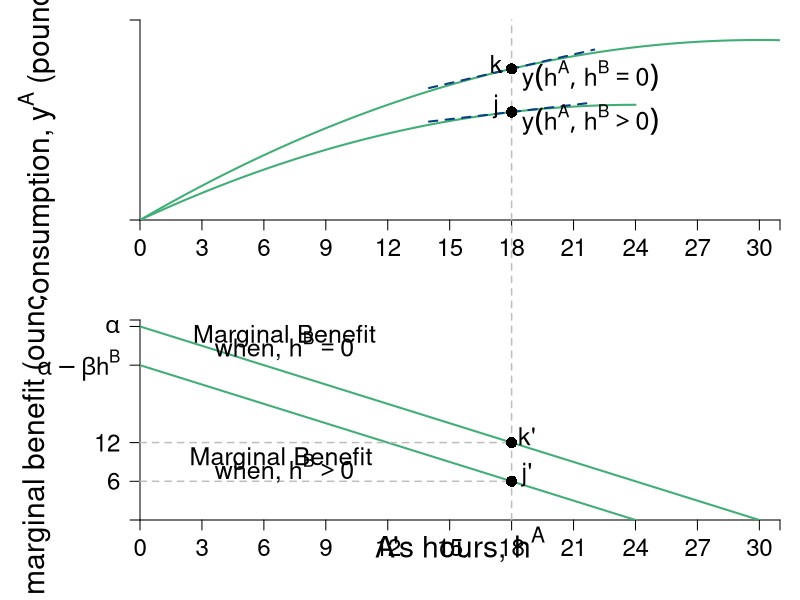

Reproduce this figure in R.
require(shape)
pdf(file = "coordination_failures/production_mb.pdf", width = 9, height = 12)

#Set parameters for graphics
pointsize <- 1.8
axislabelsize <- 1.8
labelsize <- 1.5
namesize <- 1.8
annotatesize <- 1.5
graphlinewidth <- 2
segmentlinewidth <- 1.5

COL <- c("#7fc97f", "#beaed4", "#fdc086", "#ffff99", "#386cb0", "#f0027f", "#bf5b17", "#666666")
COLA <- c("#e0f3db", "#99d8c9","#66c2a4","#41ae76", "#238b45", "#005824")
COLB <- c("#4eb3d3", "#2b8cbe", "#0868ac","#084081")


#Need to create a stacked graph and 
#use the option mfrow = c(2,1) for that
par(mar =  c(4, 7, 1, 1), mfrow = c(2,1))

indiffA <- function(ea, uA = 46.08) {
  uA + (1/2)*(ea)^2
}

output <- function(ea, eb = 12, alpha = 30, beta = 1/2){
  (alpha - beta*(ea+eb))*ea
}

uA <- function(ea, ya = output) {
  ya - 0.5*(ea)^2
}

mrsA <- function(ea){
  ea
}

slopeline <- function(ea, yint = 0.5, slope = 2){
  yint + slope*ea
}


xlims <- c(0, 31)
ylims <- c(0, 500)

npts <- 501 
x <- seq(xlims[1], xlims[2], length.out = npts)
y <- seq(ylims[1], ylims[2], length.out = npts) 
a <- c(uA(ea = 12, output(ea = 12, eb = 12)), uA(ea = 15, output(ea = 15, eb = 0)), 300)

plot(0, 0, xlim = xlims, ylim = ylims, type = "n",
     xlab = expression(paste("")),
     ylab = expression(paste("")), 
     xaxt = "n", 
     yaxt = "n", 
     cex.lab = axislabelsize, 
     bty = "n",
     xaxs="i", 
     yaxs="i")

# ticksy <- seq(from = 0, to = ylims[2], by = 2)
# ylabels <- seq(from = 0, to = ylims[2], by = 2)
ticksx <- c(seq(xlims[1], xlims[2], 3), xlims[2])
xlabels <- c(seq(xlims[1], xlims[2], 3), NA)
ticksy <- c(0, ylims[2])
ylabels <- c(NA, NA)
# ticksy <- c(0, 144, 225, 300, ylims[2])
# ylabels <- c(NA, expression(paste(y[1]^A)), expression(paste(y[2]^A)), expression(paste(y[3]^A)), NA)
# ticksx <- c(0, 6.9, 12, 9.6, 16, 24, 26)
# xlabels <- c(NA, expression(paste(e^A,"*")), expression(paste(1/2*beta)), expression(paste(e^{AN})), expression(paste(alpha)), expression(paste(1/beta)), NA)

axis(1, at = ticksx, pos = 0, labels = xlabels, cex.axis= labelsize - 0.05)
axis(2, at = ticksy, pos = 0, labels = ylabels, las = 1, cex.axis= labelsize - 0.05)

npts <- 500 
xx1 <- seq(xlims[1], xlims[2], length.out = npts)
xx2 <- seq(xlims[1], 24, length.out = npts)
xx3 <- seq(14, 22, length.out = npts)

lines(xx1, output(xx1, eb = 0), col = COLA[4], lwd = graphlinewidth)
lines(xx2, output(xx2, eb = 12), col = COLA[4], lwd = graphlinewidth)

segments(18, -500, 18, 500, lty = 2, col = "gray", lwd = segmentlinewidth, xpd = 350)
# segments(0, output(ea = 18), 18, output(ea = 18), lty = 2, col = "gray", lwd = segmentlinewidth, xpd = 350)
# segments(0, output(ea = 18, eb = 0), 18, output(ea = 18, eb = 0), lty = 2, col = "gray", lwd = segmentlinewidth, xpd = 350)

lines(xx3, slopeline(ea = xx3, slope = 6, yint = 162), lty = 2, col = COLB[4], lwd = graphlinewidth)
lines(xx3, slopeline(ea = xx3, slope = 12, yint = 162), lty = 2, col = COLB[4], lwd = graphlinewidth)

text(-5, 0.5*ylims[2], expression(paste("Consumption, ", y^A," (pounds, lb)")), xpd = TRUE, cex = axislabelsize, srt = 90)


points(18, output(ea = 18), pch = 16, col = "black", cex = 1.5)
text(18 - 0.75, output(ea = 18) + 14, expression(paste(j)), cex = annotatesize)

points(18, output(ea = 18, eb = 0), pch = 16, col = "black", cex = 1.5)
text(18 - 0.75, output(ea = 18, eb = 0) + 12, expression(paste(k)), cex = annotatesize)

text(21.8, 360, expression(paste(y(h^A, h^B == 0)) ), cex = annotatesize)
text(21.8, 250, expression(paste(y(h^A, h^B > 0))), cex = annotatesize)

MBenefit <- function(ea, eb = 12, alpha = 30, beta = 1/2) {
  (alpha - beta*eb - 2*beta*ea)
}

MCost <- function(ea, slope = 1, intercept = 0){
  slope*ea
}


xlims <- c(0, 31)
ylims <- c(0, 31)

npts <- 501 
x <- seq(xlims[1], xlims[2], length.out = npts)
y <- seq(ylims[1], ylims[2], length.out = npts) 

plot(0, 0, xlim = xlims, ylim = ylims, type = "n",
     xlab = expression(paste("")),
     ylab = expression(paste("")), 
     xaxt = "n", 
     yaxt = "n", 
     cex.lab = axislabelsize, 
     bty = "n",
     xaxs="i", 
     yaxs="i")

# ticksy <- seq(from = 0, to = ylims[2], by = 2)
# ylabels <- seq(from = 0, to = ylims[2], by = 2)
# ticksx <- seq(from = 0, to = xlims[2], by = 2)
# xlabels <- seq(from = 0, to = xlims[2], by = 2)
ticksy <- c(0, MBenefit(18, eb = 12), MBenefit(18, eb = 0), MBenefit(0, eb = 12), MBenefit(0, eb = 0), ylims[2])
ylabels <- c(NA, 6, 12, expression(paste(alpha - beta*h^B)), expression(paste(alpha)), NA)
# ticksx <- c(0, 12, 15, 24, 30, xlims[2])
# xlabels <- c(0, 12, 15, 24, 30, xlims[2])
ticksx <- c(seq(xlims[1], xlims[2], 3), xlims[2])
xlabels <- c(seq(xlims[1], xlims[2], 3), NA)
#xlabels <- c(NA, expression(paste(h[1]^A)), expression(paste(h[2]^A)), expression(paste(frac(alpha - beta*h^b,2*beta) )), expression(paste(frac(alpha,2*beta) )), NA)

axis(1, at = ticksx, pos = 0, labels = xlabels ,las = 1, cex.axis = labelsize - 0.05)
axis(2, at = ticksy, pos = 0, labels = ylabels, las = 1, cex.axis = labelsize - 0.05)
#text(x = c(0, 12, 15, 24, 30, xlims[2]), par("usr")[3] - 0.4, labels = xlabels, srt = 0, pos = 1, xpd = TRUE, cex = labelsize - 0.05)

#mtext(expression(paste("Aram's hours, ", h^A)), side=1, line = 4, cex = axislabelsize)
text(0.5*xlims[2], -3.8, expression(paste("A's hours, ", h^A)), xpd = TRUE, cex = axislabelsize)
text(-5, 0.5*ylims[2], expression(paste("A's marginal benefit (ounces, oz) ")), xpd = TRUE, cex = axislabelsize, srt = 90) 

npts <- 500 
xx1 <- seq(xlims[1], xlims[2], length.out = npts)
xx2 <- seq(4, 8, length.out = npts)

#Marginal benefit when the other does produce
lines(xx1, MBenefit(xx1, eb = 0), col = COLA[4], lwd = graphlinewidth)

#Marginal benefit when B produce NE number of hours
lines(xx1, MBenefit(xx1, eb = 12), col = COLA[4], lwd = graphlinewidth)

segments(0, MBenefit(ea = 18), 18, MBenefit(ea = 18), lty = 2, col = "gray", lwd = segmentlinewidth, xpd = 350)
segments(0, MBenefit(ea = 18, eb = 0), 18, MBenefit(ea = 18, eb = 0), lty = 2, col = "gray", lwd = segmentlinewidth, xpd = 350)

segments(18, 0, 18, 500, lty = 2, col = "gray", lwd = segmentlinewidth, xpd = 350)

text(7, 28.5, expression(paste("Marginal Benefit")), cex = labelsize)
text(7, 27, expression(paste("when, ", h^B== 0 )), cex = labelsize)


text(7, 9.5, expression(paste("Marginal Benefit ")), cex = labelsize)
text(7, 8, expression(paste("when, ", h^B > 0 )), cex = labelsize)


points(18, MBenefit(ea = 18), pch = 16, col = "black", cex = 1.5)
text(18 + 0.75, MBenefit(ea = 18) + 1, expression(paste(j,"'")), cex = annotatesize)

points(18, MBenefit(ea = 18, eb = 0), pch = 16, col = "black", cex = 1.5)
text(18 + 0.75, MBenefit(ea = 18, eb = 0) + 1, expression(paste(k, "'")), cex = annotatesize)

dev.off()
